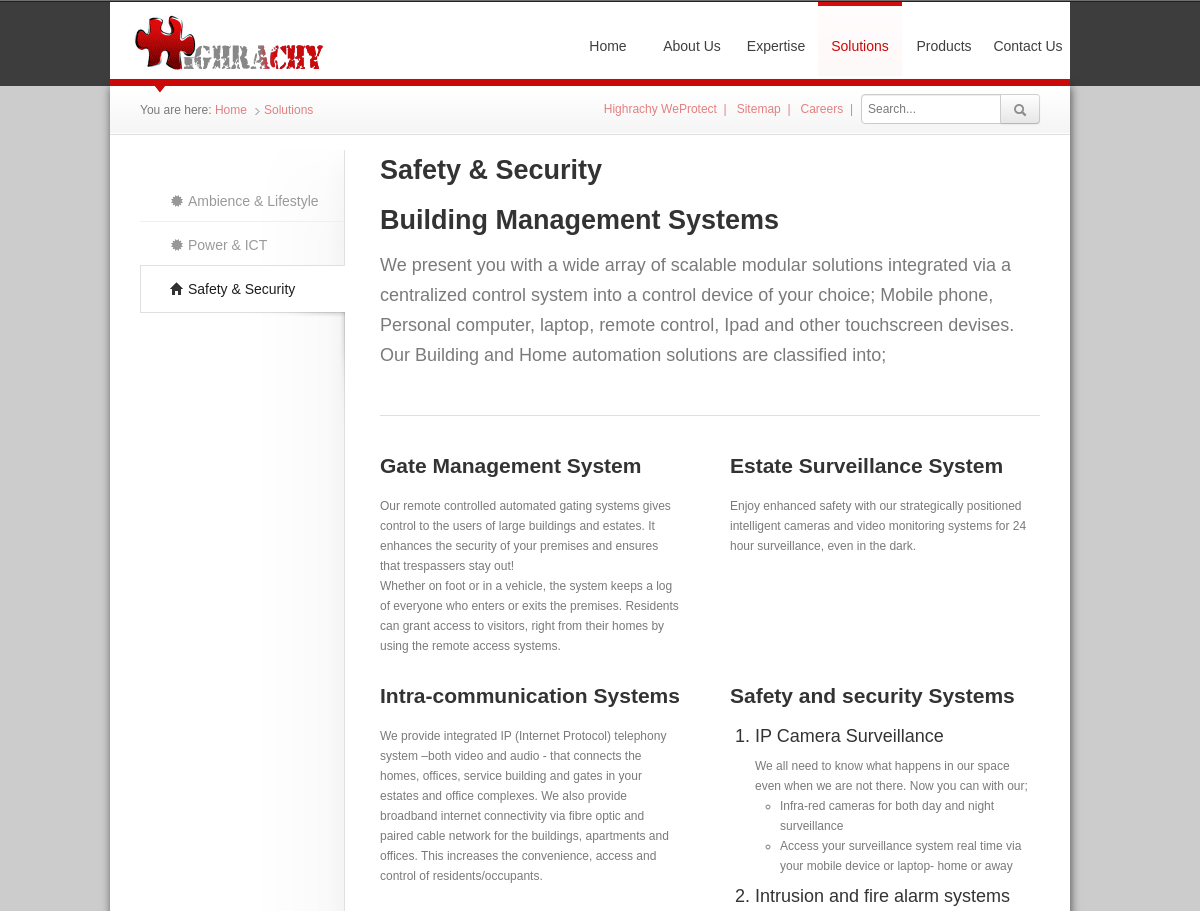
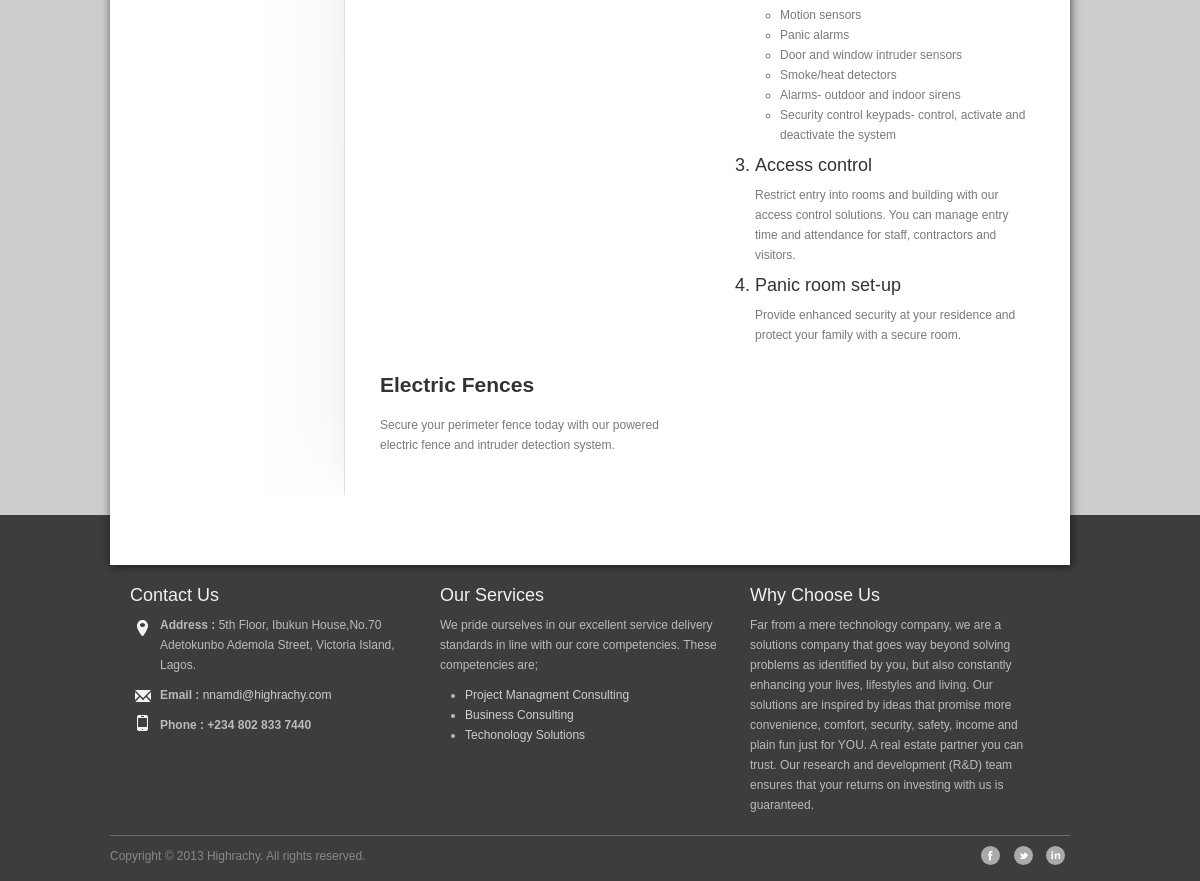
Screenshot of /solution.php with the database file from the repository (2 pictures, top to bottom).
### tables this page shows
CREATE TABLE `solutions` (
  `id` int(11) NOT NULL,
  `name` varchar(150) NOT NULL,
  `content` text,
  `pics` varchar(150) DEFAULT NULL,
  `link` int(11) NOT NULL DEFAULT '0',
  `priority` int(11) NOT NULL,
  `icons_id` int(11) NOT NULL DEFAULT '1',
  `modified` timestamp NOT NULL DEFAULT CURRENT_TIMESTAMP
);

CREATE TABLE `contact` (
  `id` int(11) NOT NULL,
  `address` text NOT NULL,
  `mobile1` varchar(20) NOT NULL,
  `land` varchar(30) NOT NULL,
  `facebook` varchar(250) NOT NULL,
  `twitter` varchar(250) NOT NULL,
  `linked` varchar(250) NOT NULL,
  `modified` timestamp NOT NULL DEFAULT CURRENT_TIMESTAMP
);

CREATE TABLE `expertise` (
  `id` int(11) NOT NULL,
  `name` varchar(150) NOT NULL,
  `content` text,
  `pics` varchar(150) DEFAULT NULL,
  `link` int(11) NOT NULL DEFAULT '0',
  `priority` int(11) NOT NULL DEFAULT '1',
  `icons_id` int(11) DEFAULT NULL,
  `modified` timestamp NOT NULL DEFAULT CURRENT_TIMESTAMP
);

CREATE TABLE `edit` (
  `id` int(11) NOT NULL,
  `name` varchar(60) NOT NULL,
  `content` mediumtext,
  `modified` timestamp NOT NULL DEFAULT CURRENT_TIMESTAMP ON UPDATE CURRENT_TIMESTAMP
);

### functions/database.class.php (called while the page is built, shortened)
<?php
class Database {
private $affected_rows = 0;
private $link_id = 0;
private $query_id = 0;
public function __construct($server, $user, $pass, $database, $pre=''){
	$this->server=$server;
	$this->user=$user;
	$this->pass=$pass;
	$this->database=$database;
	$this->link_id = @mysqli_connect($this->server, $this->user, $this->pass, $this->database);
	if (!$this->link_id) {
		trigger_error('Could not connect to MySQL: ' . mysqli_connect_error());
	} else {
		mysqli_set_charset($this->link_id, 'utf8');
	}
}
protected function query($sql) {
	$this->query_id = @mysqli_query($this->link_id,$sql);
	$this->affected_rows = @mysqli_affected_rows($this->link_id);
	return $this->query_id;
}
protected function fetch_array($query_id=-1) {
	if ($query_id instanceof mysqli_result) {
		$this->query_id=$query_id;
	}
	if (isset($this->query_id)) {
		$record = @mysqli_fetch_assoc($this->query_id);
	}else{
		trigger_error("Invalid Records could not be fetched.");
	}
	return $record;
}
public function fetch_first_row($query_string) {
	$query_id = $this->query($query_string);
	$out = $this->fetch_array($query_id);
	return $out;
}
public function fetch_all_row($sql) {
	$query_id = $this->query($sql);
	$out = array();
	while ($row = $this->fetch_array($query_id)){
		$out[] = $row;
	}
	return $out;
}
public function total_affected_rows($query_string ="") {
	return $this->affected_rows;
}
protected function free_result($query_id=-1) {
	if ($query_id instanceof mysqli_result) {
		$this->query_id=$query_id;
	}
}
}
?>

### solution.php (the view, shortened to what this page needs)
<?php
require('functions/database.class.php');
$db = new Database(DB_HOST, DB_USER, DB_PASSWORD, DB_NAME);
if (isset($_GET['page']))
	$id = $_GET['page'];
else {
	$query = "SELECT id FROM solutions LIMIT 1";
     $table = $db->fetch_first_row($query);
	 $id = $table['id'];
}
$query = "SELECT solutions.name as page_name,pics,content FROM solutions WHERE solutions.id ='$id' AND link=0";
$rows = $db->fetch_all_row($query);
$page_name = $icons_name = "";
if ($db->total_affected_rows() >= 1){
	foreach($rows as $row){
	$page_name=$row['page_name'];
	$tagline = $row['content'];
	}
}
$query = "SELECT id, name, content FROM solutions  WHERE link=$id  ORDER BY priority DESC,name";
$rows = $db->fetch_all_row($query);
$total = $db->total_affected_rows();
$content = "";
$count = 0;
foreach ($rows as $row){
	if ($total == 1)
	$content .= '<h3>'.$row['name'].'</h3><article>'.$row['content'].'</article>';
	else {
	$count++;
	$content .= '<div class="span4';
	if ($count % 2 == 1) $content .= ' pad30';
	$content .= '"><h3>'.$row['name'].'</h3><p>'.$row['content'].'</p></div>';
	}
}
$query = "SELECT solutions.id,solutions.name as name,icons.name as icons_name FROM solutions INNER JOIN icons ON solutions.icons_id = icons.id WHERE link = 0 ORDER BY priority DESC,name";
$table = $db->fetch_all_row($query);
$option = "";
$count = 0;
foreach ($table as $row){
	$count++;
	$option .= '<li class="nav-li';
	if ($count == 1) $option .= ' first';
	$option .= '"><a href="solutions.php?page='.$row['id'].'"';
	if ($row['id'] == $id) $option .= ' class="current"';
	$option .= '><i class="'.$row['icons_name'].'"></i>&nbsp;'.$row['name'].'</a></li>';
}
?>
<?php include('includes/header.inc.php'); ?>
     </div>
     <section>
     	<div class="container">
            <div id="content" class="row">
                <?php include('includes/breadcrumb.inc.php'); ?>
                <div class="maincontent">
                    <div id="tab-one">
                      <ul class="nav unstyled"><?php echo $option ?></ul>
                      <div class="list-wrap">
                          <h2><?php echo $page_name?></h2>
                          <div class="lead"><?php echo $tagline ?></div>
                          <div class="break"></div>
                          <div <?php if ($total != 1) echo 'class="row"' ?>><?php echo $content ?></div>
                      </div>
                      <div class="list-wrap-bottom"></div>
                    </div>
                </div>
            </div>
    	</div>
     </section>
        <?php include('includes/footer.inc.php'); ?>
    </body>
</html>

### includes/footer.inc.php (shortened to what this page needs)
<footer>
<?php
      $query = "SELECT address, mobile1, land,facebook, twitter, linked FROM contact WHERE id='1'";
      $table = $db->fetch_first_row($query);
      $address = $table['address'];
      $mobile1 = $table['mobile1'];
      $facebook = $table['facebook'];
      $twitter = $table['twitter'];
      $linked = $table['linked'];
      $query = "SELECT id,link,name FROM expertise WHERE link <> 0 LIMIT 3";
      $rows = $db->fetch_all_row($query);
$service = "";
foreach ($rows as $row){
	$service .= '<li><a href="expertise.php?page='.$row['link'].'">'.$row['name'].'</a></li>';
}
$query = "SELECT content FROM edit where id='2'";
$rows = $db->fetch_first_row($query);
$about = $rows['content'];
      ?>
       <div class="container">
          	<div class="span4">
              				<h3>Contact Us</h3>
                              <address>
                              <p class="home"><span> Address : </span><?php echo strip_tags($address) ?></p>
                              <p class="email"><span>Email : </span><a href="mailto:nnamdi@highrachy.com">nnamdi@highrachy.com</a></p>
                              <p class="phone"><span>Phone : </span><strong><?php echo $mobile1 ?></strong></p>
                              </address>
              </div>
              <div class="span4">
              <h3>Our Services</h3>
              <p>We pride ourselves in our excellent service delivery standards in line with our core competencies. These competencies are;  </p>
                  <ul id="footer-links">
                  <?php echo $service ?>
                  </ul>
              </div>
          	<div class="span4 last"><h3>Why Choose Us</h3>
              <p><?php echo strip_tags($about) ?></p></div>
              <div class="clearfix"></div>
          <div id="copyright" class="row">
              	<div class="span4 pull-left">Copyright &copy; 2013 Highrachy. All rights reserved.</div>
             	    <div class="span7 pull-right">
                      <ul class="unstyled inline align-right">
                          <li><a href="<?php echo $facebook ?>"><span id="facebook_icon"></span></a></li>
                          <li><a href="<?php echo $twitter ?>"><span id="twitter_icon"></span></a></li>
                          <li><a href="<?php echo $linked ?>"><span id="linkedin_icon"></span></a></li>
                      </ul>
                  </div>
          </div>
       </div>
   </footer>

### css/main.css (style rules this page uses)
body,footer { background-color:#3d3d3d; }
body { padding-top:2px; background-image: url(../img/top.png); background-repeat: repeat-x; }
section { background-color: #cccccc; }
#top,#content { background-color:white; }
footer { margin-top:-50px; padding:60px 0 0;color:#bbb; }
footer h3 { color:#f1f1f1;font-weight:normal;font-size:18px; line-height:20px; }
footer span { font-weight:bold; }
footer p.home { background: url(../img/bg-pointer.png) 5px 5px no-repeat;padding-left: 30px; }
footer p.email { background: url(../img/bg-mail.png) 5px 5px no-repeat;padding-left: 30px; }
footer p.phone { background: url(../img/bg-phone.png) 5px 0px no-repeat;padding-left: 30px; }
footer a { color:#cecece; }
#copyright { margin-top:10px; padding-top: 10px; color: #888; border-top-width: thin; border-top-style: solid; border-top-color: #6D6D6D; }
div#content { position: relative; z-index: 1; box-shadow: 1px 1px 9px rgba(0, 0, 0, 0.6); -moz-box-shadow: 1px 1px 9px rgba(0,0,0,0.6); -webkit-box-shadow: 1px 1px 9px rgba(0, 0, 0, 0.6); padding-bottom: 70px; }
.maincontent { padding:0px 30px; background-color:white; min-height:400px; }
.maincontent h4 { font-size: 18px;font-weight: 500; }
#index-content.maincontent .span4,footer .span4 { width:280px; margin-left:0px; margin-right:30px; }
#index-content.maincontent .span4.last,footer .span4.last { margin-right:0px; }
.break { height: 20px; border-top: 1px solid #dfdfdf; width: auto; margin-top: 45px; position: relative; }
.align-right { text-align:right !important; }
.pad30 { padding-right:30px; }
#twitter_icon, #facebook_icon, #googleplus_icon, #skype_icon, #flickr_icon, #linkedin_icon, #vimeo_icon, #youtube_icon, #rss_icon { display: block; background:url(../img/social-icons.png) no-repeat #aaa; -webkit-border-radius: 99%; -moz-border-radius: 99%; -o-border-radius: 99%; border-radius: 99%; width: 19px; height: 19px; -webkit-transition: all 0.3s ease-in-out; -moz-transition: all 0.3s ease-in-out; -o-transition: all 0.3s ease-in-out; -ms-transition: all 0.3s ease-in-out; transition: all 0.3s ease-in-out; }
#twitter_icon { background-position: 5px 5px; }
#facebook_icon { background-position: -18px 5px; }
#linkedin_icon { background-position: -110px 5px; }
#tab-one { background: #fff; margin:15px 0 0px 0; }
#tab-one .nav { overflow: visible; margin-bottom:10px; margin-top:20px; position:absolute;top: 70px; left: 30px; }
#tab-one .nav li { width: auto; float: none; margin: 0; width:204px; height:44px; }
#tab-one .nav li a { cursor:default; font-size:14px; font-weight:400; color:#9A9A9A; padding:15px 10px 10px 30px; width:auto; text-decoration:none; -webkit-transition: color 0.2s ease 0s; -moz-transition: color 0.2s ease 0s; -o-transition: color 0.2s ease 0s; transition: color 0.2s ease 0s; }
#tab-one .nav li a i { opacity:0.5;-webkit-transition: color 0.2s ease 0s; -moz-transition: color 0.2s ease 0s; -o-transition: color 0.2s ease 0s; transition: color 0.2s ease 0s; }
#tab-one .nav li a.current i { opacity:1; }
#tab-one .list-wrap { padding:0px 0px 0px 129px; margin-left:111px; background:url(../img/bg-shadow-tabs-tile.png) left top no-repeat; min-height:350px; }
#tab-one .list-wrap-bottom { padding:0px 20px 0px 129px; margin-left:111px; background:url(../img/bg-shadow-tabs-bottom.jpg) left top no-repeat; height:93px; margin-top:-63px; }
#tab-one ul li a { display: block; border-bottom:1px solid #efefef; }
#tab-one ul li.nav-li a.current { background:url(../img/bg-tabs-current.png) left 1px no-repeat; width: 175px; height:158px; cursor:default; text-decoration:none; color:#1e1e1e; overflow:visible; border-bottom:0px; }
#tab-one .list-wrap { height: auto !important; }
.lead p { margin-bottom: 20px; font-size: 18px; font-weight: 200; line-height: 30px; }
.clearfix:before, .clearfix:after { content: " "; display: table; }
.clearfix:after { clear: both; }
.clearfix { *zoom: 1; }

### rows the page displays
solutions: name "Ambience & Lifestyle"
solutions: name "Power & ICT"
solutions: name "Safety & Security", content "Building Management Systems We present you with a wide array of scalable modular solutions integrated via a centralized control system into a control device of your choice; Mobile phone, Personal computer, laptop, remote control, Ipad and other touchscreen devises. Our Building and Home automation solutions are classified into;"
solutions: name "Gate Management System", content "Our remote controlled automated gating systems gives control to the users of large buildings and estates. It enhances the security of your premises and ensures that trespassers stay out! Whether on foot or in a vehicle, the system keeps a log of everyone who enters or exits the premises. Residents can grant access to visitors, right from their homes by using the remote access systems."
solutions: name "Estate Surveillance System", content "Enjoy enhanced safety with our strategically positioned intelligent cameras and video monitoring systems for 24 hour surveillance, even in the dark."
solutions: name "Intra-communication Systems", content "We provide integrated IP (Internet Protocol) telephony system –both video and audio - that connects the homes, offices, service building and gates in your estates and office complexes. We also provide broadband internet connectivity via fibre optic and paired cable network for the buildings, apartments and offices. This increases the convenience, access and control of residents/occupants."
solutions: name "Safety and security Systems", content "IP Camera Surveillance We all need to know what happens in our space even when we are not there. Now you can with our; Infra-red cameras for both day and night surveillance Access your surveillance system real time via your mobile device or laptop- home or away Intrusion and fire alarm systems Motion sensors Panic alarms Door and window intruder sensors Smoke/heat detectors Alarms- outdoor and indoor sirens Security control keypads- control, activate and deactivate the system Access control Restrict entry into rooms and building with our access control solutions. You can manage entry time and attendance for staff, contractors and visitors. Panic room set-up Provide enhanced security at your…"
solutions: name "Electric Fences", content "Secure your perimeter fence today with our powered electric fence and intruder detection system."
contact: address "5th Floor, Ibukun House,No.70 Adetokunbo Ademola Street, Victoria Island, Lagos.", mobile1 "+234 802 833 7440"
expertise: name "Project Managment Consulting"
expertise: name "Business Consulting"
expertise: name "Techonology Solutions"
edit: content "Far from a mere technology company, we are a solutions company that goes way beyond solving problems as identified by you, but also constantly enhancing your lives, lifestyles and living. Our solutions are inspired by ideas that promise more convenience, comfort, security, safety, income and plain fun just for YOU. A real estate partner you can trust. Our research and development (R&D) team ensures that your returns on investing with us is guaranteed."

### other values shown
$home "Home"
replace($title) "Solutions"
